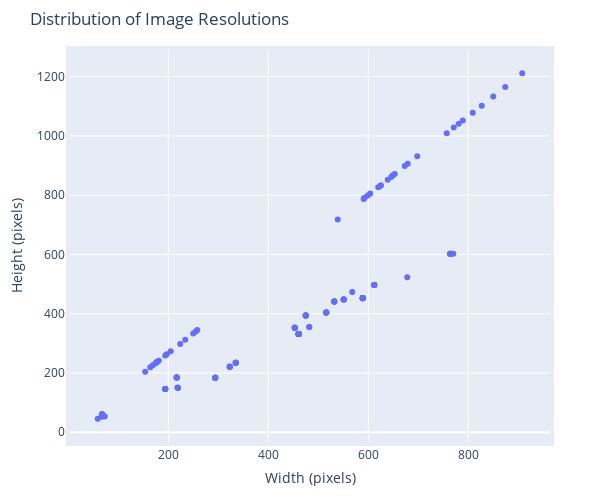

The cell this chart's notebook holds for it:
### Code cell
fig = px.scatter(x=resolutions[:, 0], y=resolutions[:, 1], title="Distribution of Image Resolutions")

fig.update_layout(
    xaxis_title="Width (pixels)",
    yaxis_title="Height (pixels)",
    showlegend=False,
    hovermode="closest",
    width=600,
    height=500,
    margin=dict(l=50, r=50, b=50, t=50, pad=4)
)

fig.show()

### Figure 1 — Plotly figure (JSON) as saved in the notebook; plotly's stock layout.template omitted (floating-point values rounded to 4 significant figures; data arrays with more than 128 entries replaced by an {"elided": "..."} marker saying what was removed)
{"data": [{"hovertemplate": "x=%{x}<br>y=%{y}<extra></extra>", "legendgroup": "", "marker": {"color": "#636efa", "symbol": "circle"}, "mode": "markers", "name": "", "orientation": "v", "showlegend": false, "type": "scatter", "x": {"elided": "152 int values"}, "xaxis": "x", "y": {"elided": "152 int values"}, "yaxis": "y"}], "layout": {"height": 500, "hovermode": "closest", "legend": {"tracegroupgap": 0}, "margin": {"b": 50, "l": 50, "pad": 4, "r": 50, "t": 50}, "showlegend": false, "title": {"text": "Distribution of Image Resolutions"}, "width": 600, "xaxis": {"anchor": "y", "domain": [0, 1], "title": {"text": "Width (pixels)"}}, "yaxis": {"anchor": "x", "domain": [0, 1], "title": {"text": "Height (pixels)"}}}}
